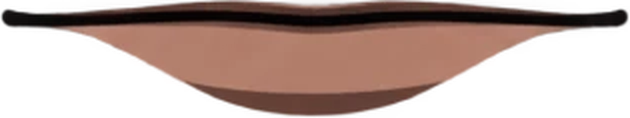
#> input picture prototipos/bocas/frontal/boca_A.png, 630 x 118 px; its folder holds only this picture in this run
$ python construir_editor.py
#> lines starting #> are read from the running program, lines starting #| are printed output that depends on the picture; after the words box and inside, x2 and y2 are one past the last pixel; in counts of white or black regions, pixels touching at a corner belong together
### src/alineacion.py
"""Alineación de cabezas en el cambio de pose (FR-059).

Cada pose la dibujó la IA con la cabeza en un sitio ligeramente distinto (hasta 140 px en un lienzo
de 3840): sin corregirlo, la cabeza «salta» en cada corte. Aquí se mide dónde está la cabeza de cada
pose y cuánto hay que moverla para dejarla donde está la de la pose de referencia.

La cabeza se mide por el centro de su silueta en la franja superior de la figura (el pelo): un brazo
levantado o un libro no la desplazan, porque quedan mucho más abajo."""
from typing import Tuple

import numpy as np
from PIL import Image

from src.errores import AssetInvalido

BANDA_CABEZA = 0.12        # alto de la franja de medición, como fracción del alto de la imagen
UMBRAL_ALFA = 200


def centro_cabeza(img: Image.Image) -> Tuple[float, float]:
    """Centro (x, y) de la silueta de la cabeza, en píxeles de la imagen."""
    alfa = np.asarray(img.convert("RGBA"))[:, :, 3] > UMBRAL_ALFA
    filas = np.where(alfa.any(axis=1))[0]
    if len(filas) == 0:
        raise AssetInvalido("No se encontró la cabeza: la imagen de la pose está vacía (todo transparente)",
                            "Revisa que cuerpo.png tenga al personaje con fondo transparente")
    y0 = int(filas[0])
    y1 = y0 + max(1, int(BANDA_CABEZA * img.height))
    ys, xs = np.where(alfa[y0:y1])
    return float(xs.mean()), float(ys.mean() + y0)


def desplazamiento_alineacion(pelo: Tuple[float, float], referencia: Tuple[float, float]) -> Tuple[float, float]:
    """Cuánto mover una pose (en píxeles del lienzo) para que su cabeza coincida con la de referencia."""
    return referencia[0] - pelo[0], referencia[1] - pelo[1]

### prototipos/editor/construir_editor.py
"""Prepara los datos del Editor de poses (bocas + parpadeo) a partir de las poses reales.

Uso (desde la raíz del proyecto):
    .venv\\Scripts\\python.exe -I prototipos\\editor\\construir_editor.py

Lee `Temp Real Assest Testing/Torso Organizado/` y escribe en `prototipos/editor/`:
  datos_editor.js        vistas, poses, desplazamiento de cabeza, cajas de ojos, calibración de partida
  img/<vista>/<pose>.jpg        pose a tamaño completo (3840x2160, fondo gris: el JPG no guarda transparencia)
  mini/<vista>/<pose>.jpg       la misma a 1/3, para la cuadrícula «todas de un vistazo»
  blink/<vista>/<nombre>.jpg    imágenes de parpadeo (cerrado y medio)
Las imágenes no se versionan (están en .gitignore); este script las vuelve a crear.
"""
import json
import re
import sys
from pathlib import Path

import numpy as np
from PIL import Image

RAIZ = Path(__file__).resolve().parents[2]
sys.path.insert(0, str(RAIZ))
from src.alineacion import centro_cabeza  # noqa: E402

SALIDA = Path(__file__).resolve().parent
TORSOS = RAIZ / "Temp Real Assest Testing" / "Torso Organizado"
CAL34 = RAIZ / "prototipos" / "calibradores" / "Calibrador4" / "calibraciones_34_todas_v3.json"
FONDO = (88, 94, 104)
VISEMAS = "ABCDEFGHX"

VISTAS = {
    "frontal": {"titulo": "Frontal", "poses": TORSOS / "Frontal", "bocas": "../bocas/frontal/boca_{}.png",
                "blink_cerrado": TORSOS / "Frontal Blink" / "Frontal_Blink_Full.png",        # versión del 2026-10-24 (antes: Frontal_Blink_Color.png)
                "blink_medio": TORSOS / "Frontal Blink" / "Frontal_Blink_Middle.png"},
    "tres_cuartos_der": {"titulo": "3/4 derecha", "poses": TORSOS / "Tres cuartos derecha",
                         "bocas": "../bocas/tres_cuartos/boca34_{}.png",
                         "blink_por_pose": TORSOS / "Tres cuartos derecha Blink Organizado",
                         "excluir": "eye_contact"},               # las poses con contacto visual van en su propia vista
    # Poses 3/4 que miran a la cámara (archivos *_eye_contact.png): son redibujos completos, así que cada una necesita su propia
    # calibración de boca. Sin parpadeo por ahora. Parte de la calibración de su pose gemela (la misma sin el sufijo).
    "tres_cuartos_der_eye_contact": {"titulo": "3/4 derecha · contacto visual", "poses": TORSOS / "Tres cuartos derecha",
                                     "bocas": "../bocas/tres_cuartos/boca34_{}.png", "solo": "eye_contact"},
}


def sobre_fondo(ruta: Path) -> Image.Image:
    im = Image.open(ruta).convert("RGBA")
    base = Image.new("RGBA", im.size, FONDO + (255,))
    base.alpha_composite(im)
    return base.convert("RGB")


def guardar(im: Image.Image, destino: Path, escala: float = 1.0, calidad: int = 86):
    destino.parent.mkdir(parents=True, exist_ok=True)
    if escala != 1.0:
        im = im.resize((round(im.width * escala), round(im.height * escala)), Image.LANCZOS)
    im.save(destino, quality=calidad)


def caja_ojos(ruta: Path):
    """Recuadro [x, y, w, h] de los ojos de una pose: la montura azul marino de las gafas, con margen
    para cejas y párpados. Sirve de partida; en el editor se ajusta a mano."""
    a = np.asarray(Image.open(ruta).convert("RGB"), dtype=np.int16)[:700]
    r, g, b = a[..., 0], a[..., 1], a[..., 2]
    ys, xs = np.where((b > r + 25) & (b < 170) & (r < 110) & (g < 120))
    if not len(xs):
        return [1650, 300, 520, 200]
    x0, x1 = np.percentile(xs, [1, 99]); y0, y1 = np.percentile(ys, [1, 99])
    return [int(x0 - 26), int(y0 - 80), int(x1 - x0 + 52), int(y1 - y0 + 110)]


def pequeno(ruta: Path):
    with Image.open(ruta) as im:
        return im.convert("RGBA").resize((960, 540), Image.BILINEAR)


def construir():
    datos = {"lienzo": [3840, 2160], "vistas": {}, "precarga": {}}
    previo = json.loads(CAL34.read_text(encoding="utf-8")) if CAL34.is_file() else {"poses": {}}
    for vid, cfg in VISTAS.items():
        archivos = sorted(f for f in cfg["poses"].glob("*.png")
                          if ("solo" not in cfg or cfg["solo"] in f.stem)
                          and ("excluir" not in cfg or cfg["excluir"] not in f.stem))
        if not archivos:
            raise SystemExit(f"No hay poses en {cfg['poses']}")
        centros = {}
        for f in archivos:
            with Image.open(f) as im:
#> im is the input picture: PIL image 630x118 RGBA; mean R, G, B, A 71.5, 48.7, 41.5, 132.2
                centros[f.stem] = centro_cabeza(im.convert("RGBA"))
#> in centro_cabeza, `alfa = np.asarray(img.convert("RGBA"))[:, :, 3] > UMBRAL_ALFA`:
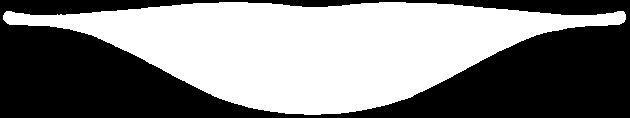
#> alfa: shape (118, 630) bool; 50.6% white; 1 black region, box (x1, y1, x2, y2) and area: (0, 0, 630, 118) 36692
#> in centro_cabeza, `filas = np.where(alfa.any(axis=1))[0]`: filas = 113 values from 2 to 114
#> in centro_cabeza, `y0 = int(filas[0])`: y0 = 2
#> in centro_cabeza, `y1 = y0 + max(1, int(BANDA_CABEZA * img.height))`: y1 = 16
#> in centro_cabeza, `ys, xs = np.where(alfa[y0:y1])`: ys = 5011 values from 0 to 13; xs = 5011 values, max 625 at index 4387, min 3 at index 4388, mean 315.5
        ref = next((n for n in centros if "_neutro_01" in n), sorted(centros)[0])
#> ref = 'boca_A'
        poses = []
        for f in archivos:
            n = f.stem
            guardar(sobre_fondo(f), SALIDA / "img" / vid / f"{n}.jpg")
#> in sobre_fondo, `base = Image.new("RGBA", im.size, FONDO + (255,))`:
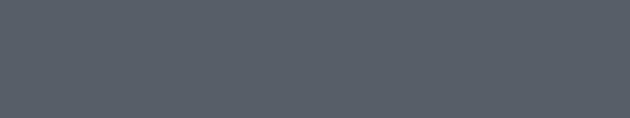
#> base: PIL image 630x118 RGBA; mean R, G, B, A 88, 94, 104, 255
#> in sobre_fondo, `base.alpha_composite(im)`:
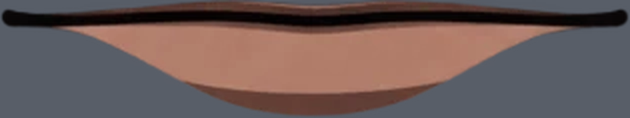
#> base: PIL image 630x118 RGBA; mean R, G, B, A 108, 90.6, 88.7, 255
            guardar(sobre_fondo(f), SALIDA / "mini" / vid / f"{n}.jpg", 1 / 3, 80)
#> call 2 of guardar, with escala = 0.333, calidad = 80
#> in guardar (call 2), `im = im.resize((round(im.width * escala), round(im.height * escala)), ..`:
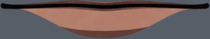
#> im: PIL image 210x39 RGB; mean R, G, B 108, 90.6, 88.7
            dx, dy = (round(centros[n][0] - centros[ref][0], 1), round(centros[n][1] - centros[ref][1], 1))
#> dx = 0; dy = 0
            poses.append({"nombre": n, "archivo": f"img/{vid}/{n}.jpg", "mini": f"mini/{vid}/{n}.jpg", "dcab": [dx, dy],
                          "centro": [round(centros[n][0], 1), round(centros[n][1], 1)],
                          "caja": caja_ojos(f)})
#> in caja_ojos, `a = np.asarray(Image.open(ruta).convert("RGB"), dtype=np.int16)[:700]`:
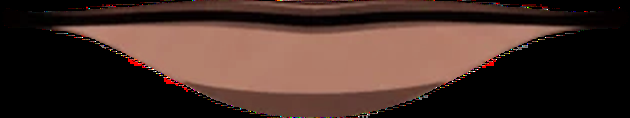
#> a: shape (118, 630, 3) int16; mean R, G, B 71.5, 48.7, 41.5
#> in caja_ojos, `r, g, b = a[..., 0], a[..., 1], a[..., 2]`:
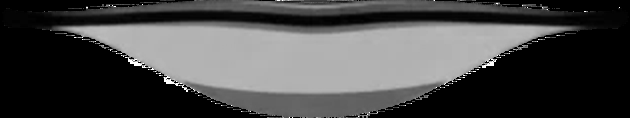
#> r: shape (118, 630) int16; min 0, max 255, mean 71.5
#> in caja_ojos, `r, g, b = a[..., 0], a[..., 1], a[..., 2]`:
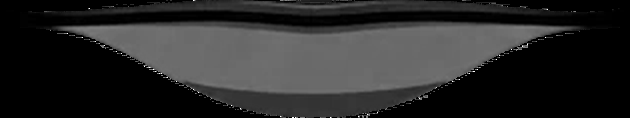
#> b: shape (118, 630) int16; min 0, max 255, mean 41.5
#> in caja_ojos, `ys, xs = np.where((b > r + 25) & (b < 170) & (r < 110) & (g < 120))`: ys = 27 values from 3 to 117; xs = 27 values, max 612 at index 9, min 45 at index 10, mean 366.9
#> in caja_ojos, `x0, x1 = np.percentile(xs, [1, 99])`: x0 = 45.26; x1 = 603.4
#> in caja_ojos, `y0, y1 = np.percentile(ys, [1, 99])`: y0 = 3; y1 = 117
        vista = {"titulo": cfg["titulo"], "bocas": cfg["bocas"], "referencia": ref, "poses": poses, "parpadeo": None,
                 "centro_ref": [round(centros[ref][0], 1), round(centros[ref][1], 1)],
                 "caja_ref": caja_ojos(cfg["poses"] / f"{ref}.png")}

        def centro_de(ruta):
            with Image.open(ruta) as im:
                c = centro_cabeza(im.convert("RGBA"))
            return [round(c[0], 1), round(c[1], 1)]

        if "blink_cerrado" in cfg:                      # un solo juego de parpadeo para toda la vista
            imagenes = {}
            for clave, ruta in (("cerrado", cfg["blink_cerrado"]), ("medio", cfg["blink_medio"])):
                guardar(sobre_fondo(ruta), SALIDA / "blink" / vid / f"{clave}.jpg")
                imagenes[clave] = {"archivo": f"blink/{vid}/{clave}.jpg", "centro": centro_de(ruta), "original": ruta.name}
            vista["parpadeo"] = {"modo": "compartido", "imagenes": imagenes}
            print(f"{vid}: parpadeo compartido (cerrado y medio), caja de ojos {vista['caja_ref']}")
        elif "blink_por_pose" in cfg:                   # un parpadeo por pose
            imagenes = {}
            for f in archivos:
                b = cfg["blink_por_pose"] / f"{f.stem}_parpadeo.png"
                if not b.is_file():
                    print(f"  aviso: {f.stem} no tiene parpadeo")
                    continue
                guardar(sobre_fondo(b), SALIDA / "blink" / vid / f"{f.stem}_cerrado.jpg")
                imagenes[f.stem] = {"archivo": f"blink/{vid}/{f.stem}_cerrado.jpg", "centro": centro_de(b), "original": b.name}
            vista["parpadeo"] = {"modo": "por_pose", "imagenes": imagenes}
            print(f"{vid}: {len(imagenes)} parpadeos, uno por pose, caja de ojos {vista['caja_ref']}")
        datos["vistas"][vid] = vista

    for nombre, p in previo.get("poses", {}).items():       # calibración 3/4 aprobada (nombres cortos -> ids completos)
        completo = f"tres_cuartos_der_{nombre}"
        datos["precarga"][completo] = {"espejo": bool(p.get("espejo", False)), "formas": p["formas"]}
    # las poses con contacto visual parten de la calibración de su gemela, movida lo que se movió la cabeza
    v_ec, v_base = datos["vistas"].get("tres_cuartos_der_eye_contact"), datos["vistas"].get("tres_cuartos_der")
    if v_ec and v_base:
        centros_base = {p["nombre"]: p["centro"] for p in v_base["poses"]}
        for pose in v_ec["poses"]:
            base = re.sub(r"_eye_contacts?$", "", pose["nombre"])
            if base in datos["precarga"] and base in centros_base:
                dx, dy = pose["centro"][0] - centros_base[base][0], pose["centro"][1] - centros_base[base][1]
                b = datos["precarga"][base]
                datos["precarga"][pose["nombre"]] = {"espejo": b["espejo"], "estado": "her", "formas": {
                    v: {**f, "x": round(f["x"] + dx, 1), "y": round(f["y"] + dy, 1)} for v, f in b["formas"].items()}}
                print(f"  {pose['nombre']}: parte de la calibración de {base} (cabeza movida {dx:+.1f}, {dy:+.1f} px)")
    (SALIDA / "datos_editor.js").write_text("const DATOS = " + json.dumps(datos, ensure_ascii=False) + ";\n", encoding="utf-8")
    print(f"datos_editor.js listo: {sum(len(v['poses']) for v in datos['vistas'].values())} poses, "
          f"{len(datos['precarga'])} calibradas de partida")


if __name__ == "__main__":
#> (the run stopped early here; a loop or call above may not have finished)

$ run again, on prototipos/bocas/frontal/boca_E.png
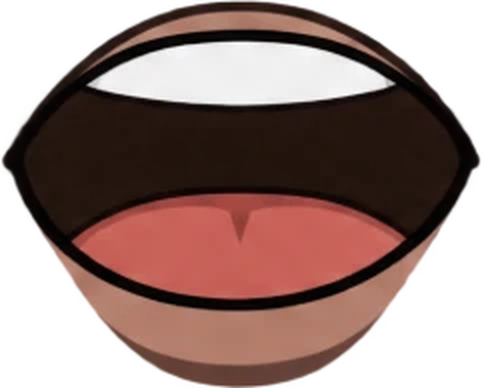
#> input picture prototipos/bocas/frontal/boca_E.png, 482 x 388 px
#> in construir, im is the input picture: PIL image 482x388 RGBA; mean R, G, B, A 76.6, 52, 47, 173.6
#> in centro_cabeza, `alfa = np.asarray(img.convert("RGBA"))[:, :, 3] > UMBRAL_ALFA`:
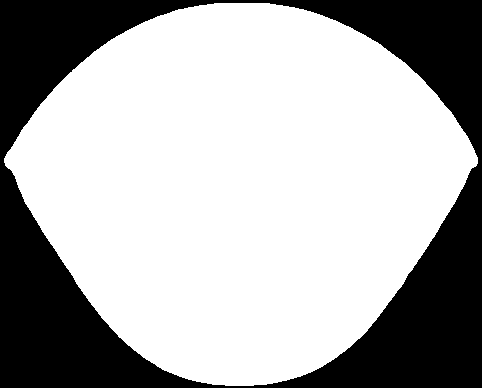
#> alfa: shape (388, 482) bool; 67.9% white; 1 black region, box (x1, y1, x2, y2) and area: (0, 0, 482, 388) 60112
#> filas = 383 values from 3 to 385
#> in centro_cabeza, `y0 = int(filas[0])`: y0 = 3
#> in centro_cabeza, `y1 = y0 + max(1, int(BANDA_CABEZA * img.height))`: y1 = 49
#> in centro_cabeza, `ys, xs = np.where(alfa[y0:y1])`: ys = 9248 values from 0 to 45; xs = 9248 values, max 385 at index 9247, min 99 at index 8961, mean 241.3
#> ref = 'boca_E'
#> im: PIL image 161x129 RGB
#> dx = 0
#> in caja_ojos, `r, g, b = a[..., 0], a[..., 1], a[..., 2]`:
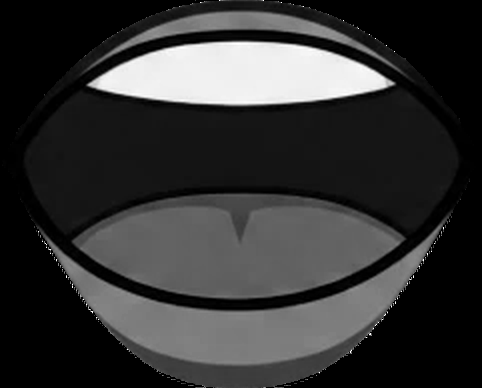
#> g: shape (388, 482) int16; min 0, max 255, mean 52
#> in caja_ojos, `ys, xs = np.where((b > r + 25) & (b < 170) & (r < 110) & (g < 120))`: ys = [16, 24, 24, 30, 37, 57, 62, 69, 96, 237, 332, 355, 363, 370]; xs = [149, 132, 350, 361, 108, 403, 409, 416, 441, 437, 371, 345, 146, 322]
#> x0 = 111.1; x1 = 440.5
#> in caja_ojos, `y0, y1 = np.percentile(ys, [1, 99])`: y0 = 17.04; y1 = 369.1

$ run again, on prototipos/bocas/frontal/boca_F.png
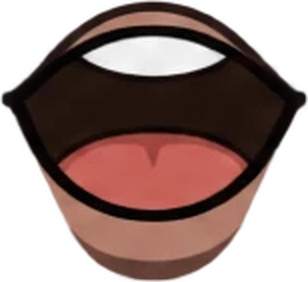
#> input picture prototipos/bocas/frontal/boca_F.png, 308 x 282 px
#> in construir, im is the input picture: PIL image 308x282 RGBA; mean R, G, B, A 65.5, 42.7, 38.1, 161.3
#> in centro_cabeza, `alfa = np.asarray(img.convert("RGBA"))[:, :, 3] > UMBRAL_ALFA`:
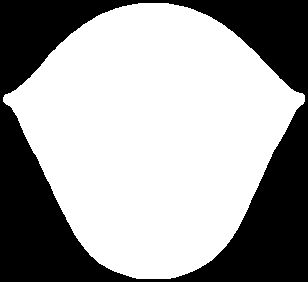
#> alfa: shape (282, 308) bool; 62.9% white; 1 black region, box (x1, y1, x2, y2) and area: (0, 0, 308, 282) 32262
#> filas = 276 values from 3 to 278
#> in centro_cabeza, `y0 = int(filas[0])`: y0 = 3
#> in centro_cabeza, `y1 = y0 + max(1, int(BANDA_CABEZA * img.height))`: y1 = 36
#> in centro_cabeza, `ys, xs = np.where(alfa[y0:y1])`: ys = 3854 values from 0 to 32; xs = 3854 values, max 236 at index 3853, min 69 at index 3686, mean 152.7
#> ref = 'boca_F'
#> im: PIL image 103x94 RGB
#> dx = 0
#> in caja_ojos, `r, g, b = a[..., 0], a[..., 1], a[..., 2]`:
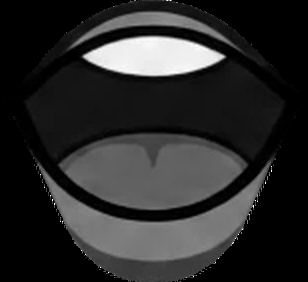
#> g: shape (282, 308) int16; min 0, max 255, mean 42.7
#> in caja_ojos, `ys, xs = np.where((b > r + 25) & (b < 170) & (r < 110) & (g < 120))`: ys = 21 values from 0 to 281; xs = 21 values, max 275 at index 12, min 31 at index 11, mean 158.5
#> x0 = 36; x1 = 275
#> in caja_ojos, `y0, y1 = np.percentile(ys, [1, 99])`: y0 = 0; y1 = 281

$ run again, on prototipos/bocas/frontal/boca_G.png
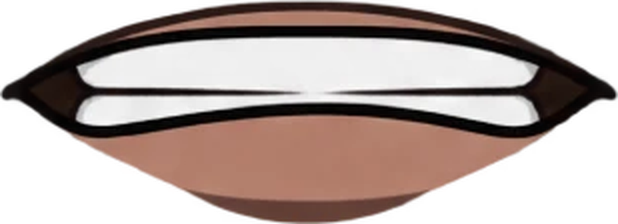
#> input picture prototipos/bocas/frontal/boca_G.png, 618 x 224 px
#> in construir, im is the input picture: PIL image 618x224 RGBA; mean R, G, B, A 95.6, 81.2, 76.5, 161.9
#> alfa: shape (224, 618) bool; 63.1% white; 1 black region, box (x1, y1, x2, y2) and area: (0, 0, 618, 224) 51094
#> filas = 219 values from 3 to 221
#> in centro_cabeza, `y0 = int(filas[0])`: y0 = 3
#> in centro_cabeza, `y1 = y0 + max(1, int(BANDA_CABEZA * img.height))`: y1 = 29
#> in centro_cabeza, `ys, xs = np.where(alfa[y0:y1])`: ys = 6806 values from 0 to 25; xs = 6806 values, max 493 at index 6805, min 122 at index 6434, mean 307
#> ref = 'boca_G'
#> im: PIL image 206x75 RGB
#> dx = 0
#> in caja_ojos, `r, g, b = a[..., 0], a[..., 1], a[..., 2]`:
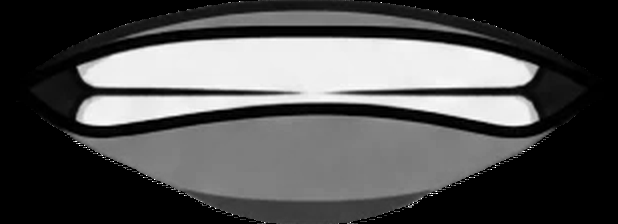
#> g: shape (224, 618) int16; min 0, max 255, mean 81.2
#> in caja_ojos, `ys, xs = np.where((b > r + 25) & (b < 170) & (r < 110) & (g < 120))`: ys = 24 values from 0 to 203; xs = 24 values, max 560 at index 14, min 41 at index 13, mean 326.5
#> x0 = 43.53; x1 = 557.9
#> in caja_ojos, `y0, y1 = np.percentile(ys, [1, 99])`: y0 = 0; y1 = 203
